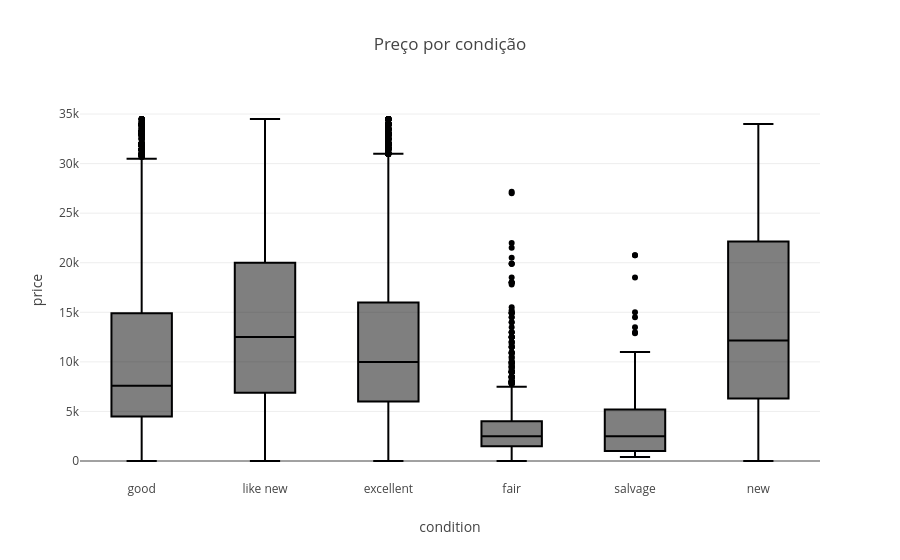

The notebook cell saved with this chart:
### Code cell
fig = px.box(
    df_filtered,
    x='condition',
    y='price',
    title='Preço por condição'
)
fig.show()

### Figure 1 — Plotly figure (JSON) as saved in the notebook; plotly's stock layout.template omitted (floating-point values rounded to 4 significant figures; data arrays with more than 128 entries replaced by an {"elided": "..."} marker saying what was removed)
{"data": [{"alignmentgroup": "True", "hovertemplate": "condition=%{x}<br>price=%{y}<extra></extra>", "legendgroup": "", "marker": {"color": "#000001"}, "name": "", "notched": false, "offsetgroup": "", "orientation": "v", "showlegend": false, "type": "box", "x": {"elided": "42246 str values"}, "x0": " ", "xaxis": "x", "y": {"elided": "42246 int values"}, "y0": " ", "yaxis": "y"}], "layout": {"boxmode": "group", "legend": {"tracegroupgap": 0}, "title": {"text": "Preço por condição"}, "xaxis": {"anchor": "y", "domain": [0, 1], "title": {"text": "condition"}}, "yaxis": {"anchor": "x", "domain": [0, 1], "title": {"text": "price"}}}}
